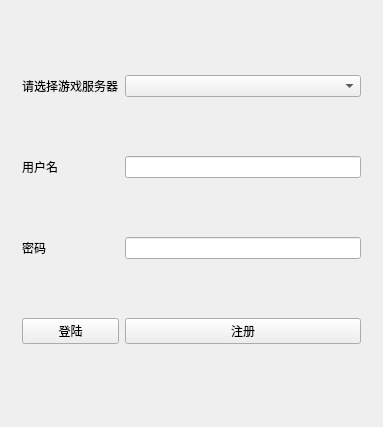
<?xml version="1.0" encoding="UTF-8"?>
<ui version="4.0">
 <class>MainWindow</class>
 <widget class="QMainWindow" name="MainWindow">
  <property name="geometry">
   <rect>
    <x>0</x>
    <y>0</y>
    <width>383</width>
    <height>427</height>
   </rect>
  </property>
  <property name="windowTitle">
   <string>MainWindow</string>
  </property>
  <widget class="QWidget" name="centralWidget">
   <widget class="QWidget" name="gridLayoutWidget">
    <property name="geometry">
     <rect>
      <x>11</x>
      <y>11</y>
      <width>361</width>
      <height>401</height>
     </rect>
    </property>
    <layout class="QGridLayout" name="gridLayout">
     <item row="1" column="1">
      <widget class="QLineEdit" name="username"/>
     </item>
     <item row="0" column="0">
      <widget class="QLabel" name="label">
       <property name="text">
        <string>请选择游戏服务器</string>
       </property>
      </widget>
     </item>
     <item row="3" column="1">
      <widget class="QPushButton" name="exit_but">
       <property name="text">
        <string>注册</string>
       </property>
      </widget>
     </item>
     <item row="0" column="1">
      <widget class="QComboBox" name="comboBox"/>
     </item>
     <item row="3" column="0">
      <widget class="QPushButton" name="Login_but">
       <property name="text">
        <string>登陆</string>
       </property>
      </widget>
     </item>
     <item row="2" column="1">
      <widget class="QLineEdit" name="password">
       <property name="echoMode">
        <enum>QLineEdit::Password</enum>
       </property>
      </widget>
     </item>
     <item row="1" column="0">
      <widget class="QLabel" name="label_2">
       <property name="text">
        <string>用户名</string>
       </property>
      </widget>
     </item>
     <item row="2" column="0">
      <widget class="QLabel" name="label_3">
       <property name="text">
        <string>密码</string>
       </property>
      </widget>
     </item>
    </layout>
   </widget>
  </widget>
 </widget>
 <layoutdefault spacing="6" margin="11"/>
 <resources/>
 <connections/>
</ui>
